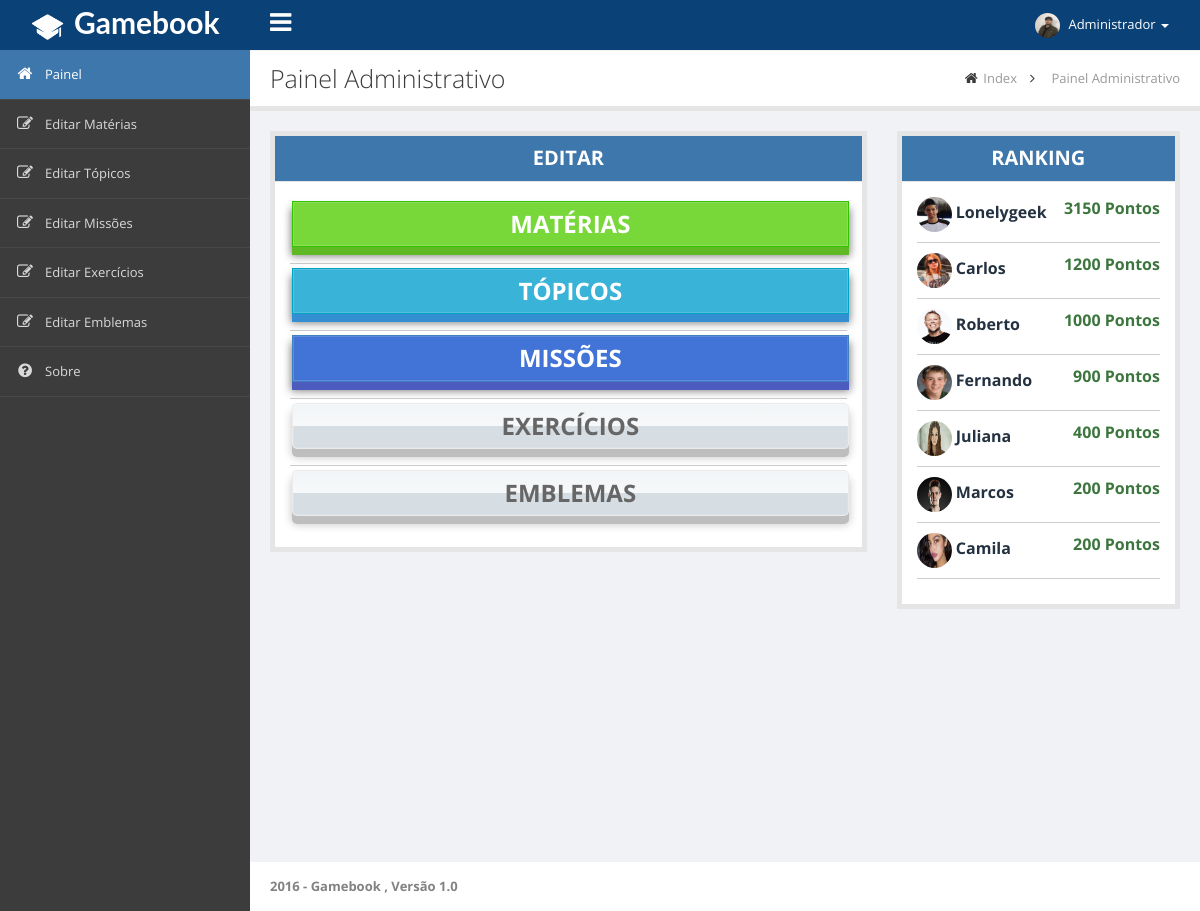
/administrativo.php (signed in), run on the app's committed database.
### tables this page shows
CREATE TABLE `estudante` (
  `id` int(11) NOT NULL,
  `nome` varchar(100) NOT NULL,
  `email` varchar(100) NOT NULL,
  `senha` varchar(100) NOT NULL,
  `sexo` varchar(20) NOT NULL,
  `cidade` varchar(50) NOT NULL,
  `estado` varchar(20) NOT NULL,
  `nivel` int(11) NOT NULL DEFAULT '1',
  `pontos` int(11) NOT NULL DEFAULT '0',
  `nivel_acesso` int(11) NOT NULL DEFAULT '2',
  `anonasc` int(11) NOT NULL,
  `apelido` varchar(100) NOT NULL,
  `imagem` varchar(100) NOT NULL
);

### classes/db.class.php (called while the page is built, shortened)
<?php
class DB{
  private static $conn;
  public static function conn(){
  	if(is_null(self::$conn)){
  		self::$conn = new PDO('mysql:host=localhost;dbname=dbgamebook;','root','');
  	}
  	return self::$conn;
  }
}
?>

### classes/busca.class.php (called while the page is built, shortened)
<?php
class Busca extends DB{
     public function selecionarEstudante(){
          $sql = "SELECT * FROM estudante ORDER BY pontos DESC";
          self::conn()->query('SET NAMES utf8');
          return self::conn()->query($sql);
     }
}
?>

### administrativo.php (the view, shortened to what this page needs)
<?php
     include_once('classes/db.class.php');
     require_once('classes/busca.class.php');
     $busca = new Busca();
     $apelido = $_SESSION['usuarioApelido'];
     $imagem =  $_SESSION['usuarioImagem'];
?>
<!DOCTYPE html>
<html lang="pt-br">
<head>
    <link type="text/css" rel="stylesheet" href="css/jquery-ui-1.10.4.custom.min.css">
    <link type="text/css" rel="stylesheet" href="css/font-awesome.min.css">
    <link type="text/css" rel="stylesheet" href="css/bootstrap.min.css">
    <link type="text/css" rel="stylesheet" href="css/animate.css">
    <link type="text/css" rel="stylesheet" href="css/all.css">
    <link type="text/css" rel="stylesheet" href="css/main.css">
    <link type="text/css" rel="stylesheet" href="css/style-responsive.css">
    <link type="text/css" rel="stylesheet" href="css/zabuto_calendar.min.css">
    <link type="text/css" rel="stylesheet" href="css/pace.css">
    <link type="text/css" rel="stylesheet" href="css/jquery.news-ticker.css">
    <link type="text/css" rel="stylesheet" href="css/botoes.css">
</head>
<body>
    <div>
        <div id="header-topbar-option-demo" class="page-header-topbar">
            <nav id="topbar" role="navigation" style="margin-bottom: 0;" data-step="3" class="navbar navbar-default navbar-static-top">
            <div class="navbar-header">
                <a id="logo" href="painel.php" class="navbar-brand"><span class="logo-text" ><img height="40" width="35" src="img/whiteicon.png" alt=""/>  <b>Gamebook</b></span></a>
                </div>
            <div class="topbar-main"><a id="menu-toggle" href="#" class="hidden-xs"><i class="fa fa-bars"></i></a>
                <ul class="nav navbar navbar-top-links navbar-right mbn">
                    <li class="dropdown topbar-user"><a data-hover="dropdown"  class="dropdown-toggle"><img src="img/<?php echo $imagem?>" alt="" class="img-responsive img-circle"/>&nbsp;<span class="hidden-xs"><?php echo $apelido ?></span>&nbsp;<span class="caret"></span></a>
                    </li>
                </ul>
            </div>
        </nav>
        </div>
        <div id="wrapper">
            <nav id="sidebar" role="navigation" data-step="2" data-intro="Template has &lt;b&gt;many navigation styles&lt;/b&gt;"
                data-position="right" class="navbar-default navbar-static-side">
            <div class="sidebar-collapse menu-scroll">
                <ul id="side-menu" class="nav">
                    <li class="active"><a href="administrativo.php"><i class="fa fa-home fa-fw">
                    </i><span class="menu-title">Painel</span></a></li>
                    <li><a href="emateria.php"><i class="fa fa-edit fa-fw">
                    </i><span class="menu-title">Editar Matérias</span></a>
                    </li>
                     <li><a href="etopico.php"><i class="fa fa-edit fa-fw">
                    </i><span class="menu-title">Editar Tópicos</span></a>
                    </li>
                     <li><a href="emissao.php"><i class="fa fa-edit fa-fw">
                    </i><span class="menu-title">Editar Missões</span></a>
                    </li>
                    <li><a href="#"><i class="fa fa-edit fa-fw">
                    </i><span class="menu-title">Editar Exercícios</span></a>
                    </li>
                     <li><a href="#"><i class="fa fa-edit fa-fw">
                    </i><span class="menu-title">Editar Emblemas</span></a>
                    </li>
                    <li><a href="Sobre.php"><i class="fa fa-question-circle fa-fw">
                    </i><span class="menu-title">Sobre</span></a>
                    </li>
                </ul>
            </div>
        </nav>
            <div id="page-wrapper">
                <div id="title-breadcrumb-option-demo" class="page-title-breadcrumb">
                    <div class="page-header pull-left">
                        <div class="page-title">
                            Painel Administrativo</div>
                    </div>
                    <ol class="breadcrumb page-breadcrumb pull-right">
                        <li><i class="fa fa-home"></i>&nbsp;<a href="index.php">Index</a>&nbsp;&nbsp;<i class="fa fa-angle-right"></i>&nbsp;&nbsp;</li>
                        <li class="active">Painel Administrativo</li>
                    </ol>
                    <div class="clearfix">
                    </div>
                </div>
                <div class="page-content">
                    <div id="tab-general">
                        <div class="row mbl">
                              <div class="col-lg-8">
                                <div class="portlet box">
                                    <div class="portlet-header">
                                          EDITAR
                                    </div>
                                    <div class="portlet-body">
                                        <center>
                                        <a href="emateria.php"><button type="button" class="btn btn-success btn-block btn3d"><b><font size="5">MATÉRIAS</font></b></button></a>  <hr>
                                        <a href="etopico.php"><button type="button" class="btn btn-info btn-block btn3d"><b><font size="5">TÓPICOS</font></b></button></a> <hr>
                                        <a href="emissao.php"><button type="button" class="btn btn-primary btn-block btn3d"><b><font size="5">MISSÕES</font></b></button></a> <hr>
                                         <a href="#"><button type="button" class="btn btn-default btn-block btn3d"><b><font size="5">EXERCÍCIOS</font></b></button></a> <hr>
                                        <a href="#"><button type="button" class="btn btn-default btn-block btn3d"><b><font size="5">EMBLEMAS</font></b></button></a>
                                       </center>
                                    </div>
                                </div>
                            </div>
                            <div class="col-lg-4">
                                <div class="portlet box">
                                    <div class="portlet-header">
                                           RANKING
                                    </div>
                                    <div class="portlet-body">
                                        <ul class="list-unstyled">
                                         <?php
                                               $i=0;
                                               foreach($busca->selecionarEstudante() as $linha){
                                               if ($i==7) break ;
                                          ?>
                                          <li><b><img height="35" width="35" src="img/<?php echo $linha['imagem']?> " alt="" class=" img-circle"/><font color="#233140" size="3"><?php echo " ".$linha['apelido'] ?></font><div class="text-success pull-right"><font size="3"><?php echo $linha['pontos'] ?> Pontos</font></div></b></li><hr>
                                        <?php
                                           $i++;
                                           }
                                        ?>
                                        </ul>
                                    </div>
                                </div>
                            </div>
                        </div>
                    </div>
                </div>
                <div id="footer">
                        <font color="#848181"><b>2016 - Gamebook , Versão 1.0</b></font>
                </div>
            </div>
        </div>
    </div>
</body>
</html>

### css/botoes.css (style rules this page uses)
.btn3d { position:relative; top: -6px; border:0; transition: all 40ms linear; margin-top:10px; margin-bottom:10px; margin-left:2px; margin-right:2px; }
.btn3d.btn-default { color: #666666; box-shadow:0 0 0 1px #ebebeb inset, 0 0 0 2px rgba(255,255,255,0.10) inset, 0 8px 0 0 #BEBEBE, 0 8px 8px 1px rgba(0,0,0,.2); background-color:#f9f9f9; }
.btn3d.btn-primary { box-shadow:0 0 0 1px #417fbd inset, 0 0 0 2px rgba(255,255,255,0.15) inset, 0 8px 0 0 #4D5BBE, 0 8px 8px 1px rgba(0,0,0,0.5); background-color:#4274D7; }
.btn3d.btn-success { box-shadow:0 0 0 1px #31c300 inset, 0 0 0 2px rgba(255,255,255,0.15) inset, 0 8px 0 0 #5eb924, 0 8px 8px 1px rgba(0,0,0,0.5); background-color:#78d739; }
.btn3d.btn-info { box-shadow:0 0 0 1px #00a5c3 inset, 0 0 0 2px rgba(255,255,255,0.15) inset, 0 8px 0 0 #348FD2, 0 8px 8px 1px rgba(0,0,0,0.5); background-color:#39B3D7; }

### data on the page
estudante: imagem (picture), apelido "Lonelygeek", pontos "3150"
estudante: imagem (picture), apelido "Carlos", pontos "1200"
estudante: imagem (picture), apelido "Roberto", pontos "1000"
estudante: imagem (picture), apelido "Fernando", pontos "900"
estudante: imagem (picture), apelido "Juliana", pontos "400"
estudante: imagem (picture), apelido "Marcos", pontos "200"
estudante: imagem (picture), apelido "Camila", pontos "200"

### other printed values
$apelido "Administrador"
